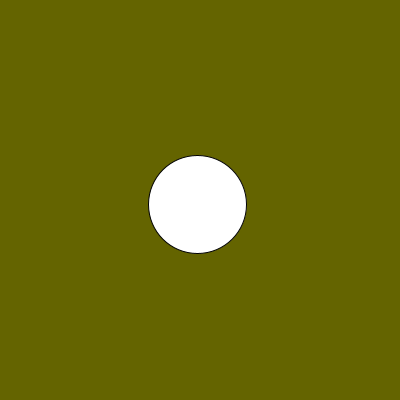
Frame 1 (no input)
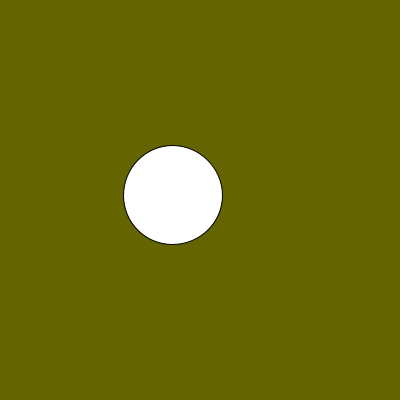
Frame 60 (the mouse pressed at the canvas centre just before this capture)
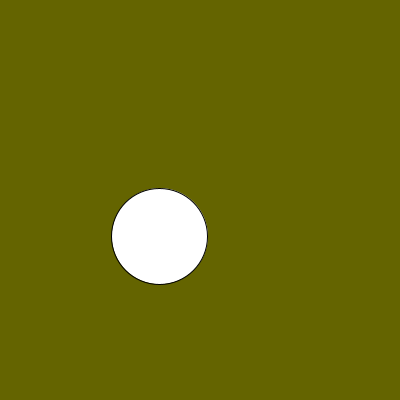
Frame 120 (the mouse held since frame 60 and released just before this capture)

The Processing sketch that drew these frames (run headless with seeded random() and noise(); from frame 60 on, the mouse is pressed at the canvas centre):

// Processing sketch: przyklad010fZmienne5constrain2
// ── przyklad010fZmienne5constrain2.pde
void setup()
{
  size(400, 400);
}

float srednica;
float X = 200;
float Y = 200;
void draw()
{
  background(100,100,0);
  srednica = random(95,100);
  X = X + random(-5,5);
  Y = Y + random(-5,5);
  X = constrain(X, 150, 250);
  Y = constrain(Y, 150, 250);
  ellipse(X, Y, srednica, srednica);
}
